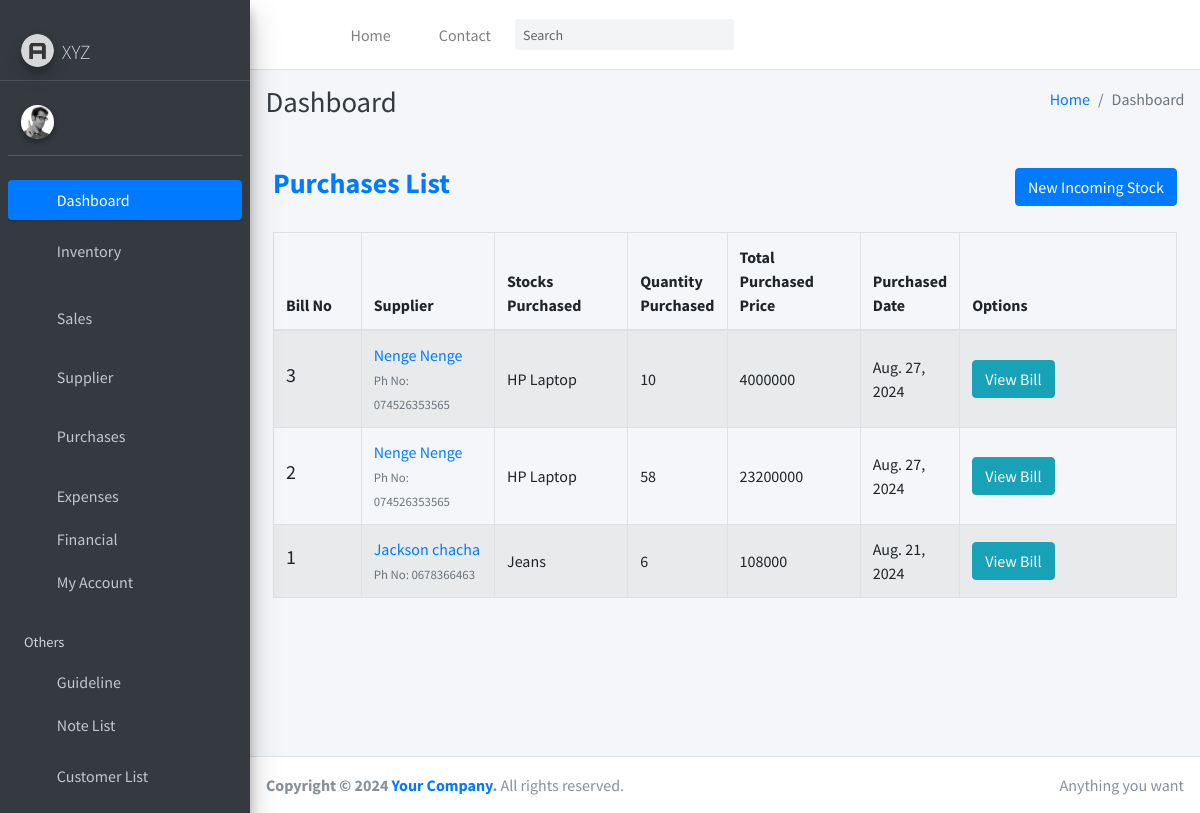
The page /transaction/purchases/ on the database its author committed.
### transaction/models.py (models this page shows, shortened)
class PurchaseBill(models.Model):
    billno = models.AutoField(primary_key=True)
    time = models.DateTimeField(auto_now=True)
    supplier = models.ForeignKey(Supplier, on_delete=models.CASCADE, related_name='purchasesupplier')
    def get_items_list(self):
        return PurchaseItem.objects.filter(billno=self)
    def get_total_price(self):
        purchaseitems = self.get_items_list()
        total = sum(item.totalprice for item in purchaseitems)
        return total

class Supplier(models.Model):
    id = models.AutoField(primary_key=True)
    name = models.CharField(max_length=150)
    phone = models.CharField(max_length=12, unique=True)
    address = models.CharField(max_length=200)
    email = models.EmailField(max_length=254, unique=True)
    gstin = models.CharField(max_length=15, unique=True)
    is_deleted = models.BooleanField(default=False)
    def __str__(self):
	    return self.name

class PurchaseItem(models.Model):
    billno = models.ForeignKey(PurchaseBill, on_delete = models.CASCADE, related_name='purchasebillno')
    stock = models.ForeignKey(Stock, on_delete = models.CASCADE, related_name='purchaseitem')
    quantity = models.IntegerField(default=1)
    perprice = models.IntegerField(default=1)
    totalprice = models.IntegerField(default=1)

### inventory/models.py (models this page shows, shortened)
class Stock(models.Model):
    id = models.AutoField(primary_key=True)
    name = models.CharField(max_length=30, unique=True, verbose_name='Name')
    quantity = models.IntegerField(default=1)
    is_deleted = models.BooleanField(default=False)

### transaction/views.py (the view)
# urls.py: path('purchases/', views.PurchaseView.as_view(), name='purchases-list'),
class PurchaseView(ListView):
    model = PurchaseBill
    template_name = "purchases/purchases_list.html"
    context_object_name = 'bills'
    ordering = ['-time']
    paginate_by = 10

### transaction/templates/purchases/purchases_list.html (shortened to what this page needs)
{% extends "base.html" %}
{% load widget_tweaks %}
{% block content %}
    <div class="container mt-4">
        <div class="row mb-4 align-items-center">
            <div class="col-md-8">
                <h3 class="text-primary font-weight-bold">Purchases List</h3>
            </div>
            <div class="col-md-4 text-md-right">
                <a class="btn btn-primary" href="{% url 'transaction:select-supplier' %}">New Incoming Stock</a>
            </div>
        </div>
        <table class="table table-striped table-bordered">
            <thead class="thead-gray">
                <tr>
                    <th width="10%">Bill No</th>
                    <th width="15%">Supplier</th>
                    <th width="15%">Stocks Purchased</th>
                    <th width="10%">Quantity Purchased</th>
                    <th width="15%">Total Purchased Price</th>
                    <th width="10%">Purchased Date</th>
                    <th width="25%">Options</th>
                </tr>
            </thead>
            {% if bills %}
            <tbody>
                {% for purchase in bills %}
                <tr>
                    <td class="align-middle">
                        <h5>{{ purchase.billno }}</h5>
                    </td>
                    <td class="align-middle">
                        {% if purchase.supplier.is_deleted %}
                            {{ purchase.supplier }}<br>
                        {% else %}
                            <a href="{% url 'transaction:supplier' purchase.supplier.name %}">{{ purchase.supplier }}</a><br>
                        {% endif %}
                        <small class="text-muted">Ph No: {{ purchase.supplier.phone }}</small>
                    </td>
                    <td class="align-middle">
                        {% for item in purchase.get_items_list %}
                            {{ item.stock.name }}<br>
                        {% endfor %}
                    </td>
                    <td class="align-middle">
                        {% for item in purchase.get_items_list %}
                            {{ item.quantity }}<br>
                        {% endfor %}
                    </td>
                    <td class="align-middle">{{ purchase.get_total_price }}</td>
                    <td class="align-middle">{{ purchase.time.date }}</td>
                    <td class="align-middle">
                        <a href="{% url 'transaction:purchase-bill' purchase.billno %}" class="btn btn-info">View Bill</a>
                    </td>
                </tr>
                {% endfor %}
            </tbody>
            {% else %}
            <tbody>
                <tr>
                    <td colspan="7" class="text-center text-muted">Oops!!!, such empty</td>
                </tr>
            </tbody>
            {% endif %}
        </table>
    </div>
{% endblock content %}

### rows shown on the page
PurchaseBill: billno "3", supplier "Nenge Nenge", supplier.phone "074526353565", get_total_price "4000000", time "Aug. 27, 2024"
PurchaseItem: stock.name "HP Laptop", quantity "10"
PurchaseBill: billno "2", supplier "Nenge Nenge", supplier.phone "074526353565", get_total_price "23200000", time "Aug. 27, 2024"
PurchaseItem: stock.name "HP Laptop", quantity "58"
PurchaseBill: billno "1", supplier "Jackson chacha", supplier.phone "0678366463", get_total_price "108000", time "Aug. 21, 2024"
PurchaseItem: stock.name "Jeans", quantity "6"
